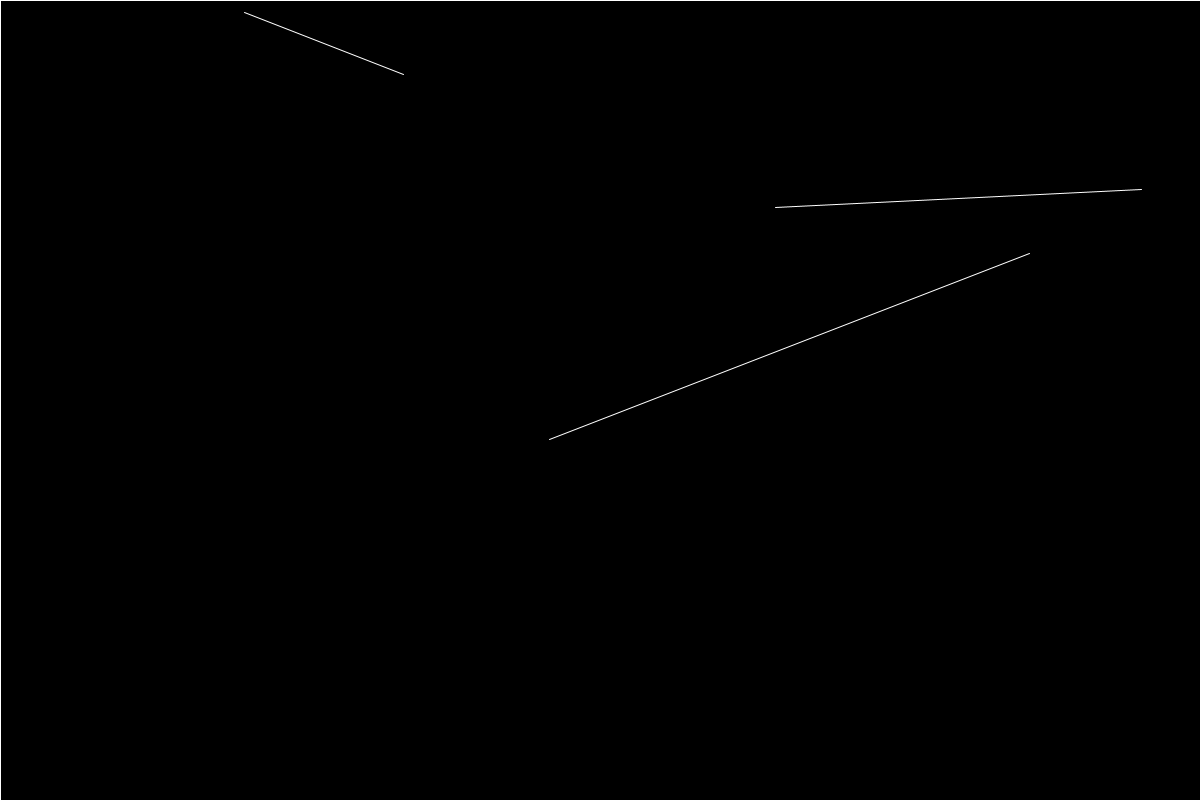
Frame 1 (no input)
Frame 60 (the mouse pressed at the canvas centre just before this capture): identical to frame 1, image omitted
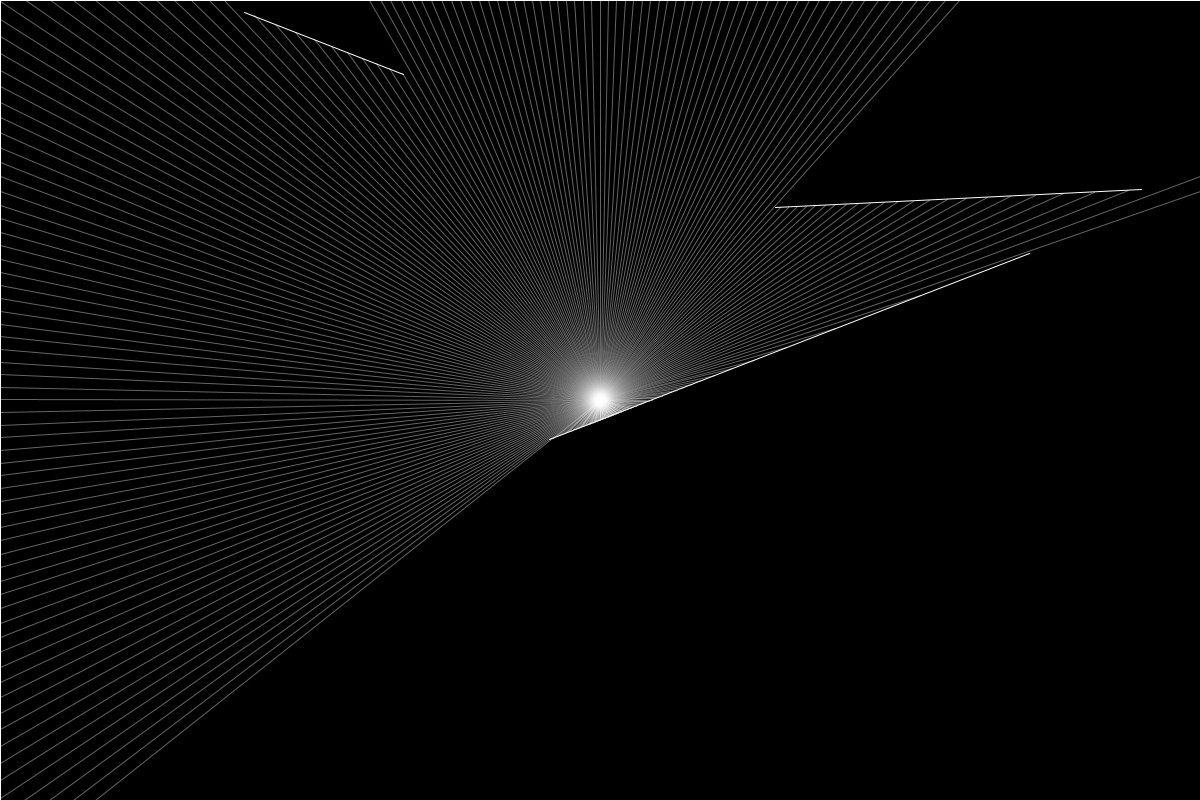
Frame 120 (the mouse held since frame 60 and released just before this capture)

The Processing sketch that drew these frames (run headless with seeded random() and noise(); from frame 60 on, the mouse is pressed at the canvas centre):

// Processing sketch: raycasting
// ── raycasting.pde
ArrayList<Ray> rays;
ArrayList<LineSegment> lineSegments;
int numRays, numSegments;
LineSegment top, bottom, left, right;
PVector r;

void setup()
{
  size(1200, 800);
  
  rays = new ArrayList<Ray>();
  lineSegments = new ArrayList<LineSegment>();
  numRays = 300;
  numSegments = 3;
  top = new LineSegment(new PVector(0, 0), new PVector(width, 0));
  bottom = new LineSegment(new PVector(0, height), new PVector(width, height));
  left = new LineSegment(new PVector(0, 0), new PVector(0, height));
  right = new LineSegment(new PVector(width, 0), new PVector(width, height));
  lineSegments.add(top);
  lineSegments.add(bottom);
  lineSegments.add(left);
  lineSegments.add(right);
  r = new PVector();
  
  for(int i = 0; i < numRays; ++i)
  {
    float angle = (TWO_PI / numRays) * i;
    rays.add(new Ray(new PVector(width / 2, height / 2), new PVector(cos(angle), sin(angle))));
  }
  
  for(int i = 0; i < numSegments; ++i)
  {
    lineSegments.add(new LineSegment(new PVector(random(width), random(height)), new PVector(random(width), random(height))));
  }
}

void draw()
{
  println(frameRate);
  
  background(0);
  
  for(Ray ray : rays)
  {
    ray.origin.x = mouseX;
    ray.origin.y = mouseY;
    
    float minDist = 9999999;
    
    for(LineSegment segment : lineSegments)
    {
      PVector intersection = ray.cast(segment);
      
      if(intersection != null) 
      { 
        if(ray.t < minDist) 
        {
          minDist = ray.t;
          r = PVector.sub(intersection, ray.origin);
        }
      }
    }
    
    stroke(255, 100);
    line(ray.origin.x, ray.origin.y, ray.origin.x + r.x, ray.origin.y + r.y);
  }
  
  for(LineSegment segment : lineSegments)
  {
    segment.render();
  }
}

// ── LineSegment.pde
class LineSegment
{
  PVector start, end, segment;
  
  LineSegment(PVector start, PVector end)
  {
    this.start = start;
    this.end = end;
    this.segment = PVector.sub(end, start);
  }
  
  void render()
  {
    stroke(255);
    line(start.x, start.y, end.x, end.y);
  }
}

// ── Ray.pde
class Ray
{
  PVector origin, direction;
  float t, u;
  
  Ray(PVector origin, PVector direction)
  {
    this.origin = origin;
    this.direction = direction.normalize();
  }
  
  PVector cast(LineSegment lineSegment)
  {
    // Determine whether or not the lines are parallel using the 2D cross product
    // 2D cross product: Ax * By - Ay * Bx
    float parallelism = direction.x * lineSegment.segment.y - direction.y * lineSegment.segment.x;
    
    // If the cross product is 0 then the lines are parallel and the ray can't be cast onto the line segment
    if(parallelism == 0) return null;
    
    // If the two lines intersect and are not parallel this equality will be true
    // P + Rt = Q + Su
    
    // We must solve for the unknown scalars t and u which make this equality true
    // To solve for one of the scalars at a time we remove the other from the equation using the 2D cross product
    
    // Solving for t
    // P x S + (R x S)t = Q x S + (S x S)u
    // P x S + (R x S)t = Q x S
    // (R x S)t = Q x S - P x S
    // t = (Q - P) x S / R x S
    
    // Solving for u
    // Q x R + (S x R)u = P x R + (R x R)t
    // Q x R + (S x R)u = P x R
    // (S x R)u = P x R - Q x R
    // u = (P - Q) x R / S x R
    
    PVector P = origin;
    PVector R = direction;
    PVector Q = lineSegment.start;
    PVector S = lineSegment.segment;
    
    t = cross2D(PVector.sub(Q, P), S) / parallelism;
    u = cross2D(PVector.sub(P, Q), R) / -parallelism;
    
    // If t >= 0 and U >= 0 && u <= 1 then the point of intersection is in the
    // direction the ray is pointing and within the bounds of the line segment
    
    if(t < 0 || u < 0 || u > 1) return null;
    
    // Return the point of intersection P + Rt = Q + Su
    return PVector.add(P, PVector.mult(R, t));
  }
  
  float cross2D(PVector a, PVector b)
  {
    return a.x * b.y - a.y * b.x;
  }
}
